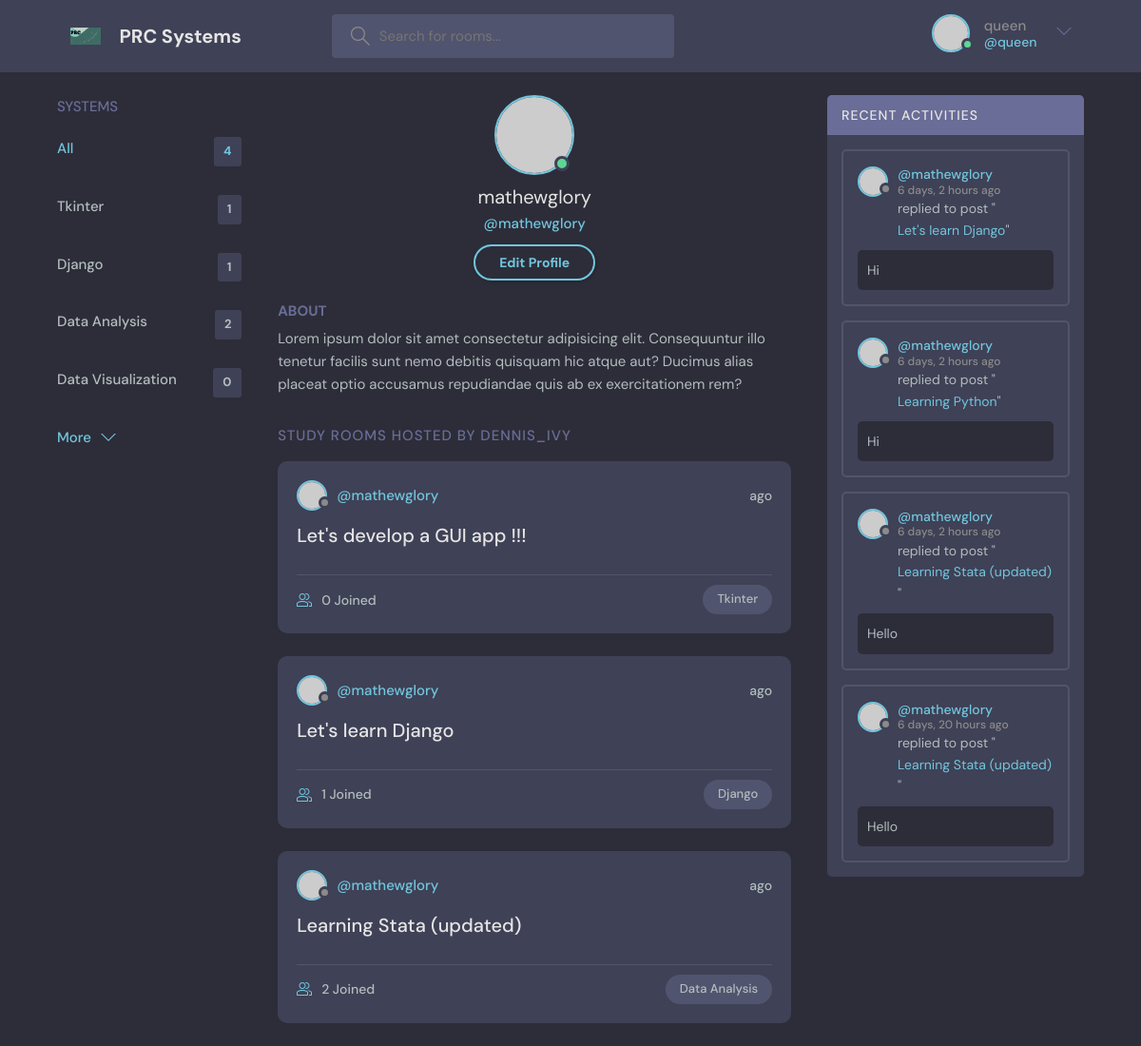
The page /profile/1/ (signed in) on the database its author committed.
### chatroom/models.py (models this page shows, shortened)
class Topic(models.Model):
    name=models.CharField(max_length=200)

class Room(models.Model):
    host=models.ForeignKey(User, on_delete=models.SET_NULL, null =True)
    topic=models.ForeignKey(Topic, on_delete=models.SET_NULL, null =True)
    name = models.CharField(max_length=200)
    description = models.TextField(null=True, blank=True)
    participants = models.ManyToManyField(User, related_name='participants', blank = True)
    update = models.DateField(auto_now=True)
    created = models.DateTimeField(auto_now_add=True)
    class Meta:
        ordering = ['-update', '-created']
    def __str__(self):
        return self.name

class Message(models.Model):
    user = models.ForeignKey(User, on_delete=models.CASCADE)
    room =  models.ForeignKey(Room, on_delete=models.CASCADE)
    body = models.TextField()
    update = models.DateField(auto_now=True)
    created = models.DateTimeField(auto_now_add=True)
    def __str__(self):
        return self.body[0:50]
    class Meta:
        ordering = ['-update', '-created']

### chatroom/views.py (the view)
# urls.py: path('profile/<str:pk>/', views.userProfile, name= "user-profile"),
def userProfile(request, pk):
    user = User.objects.get(id=pk)
    rooms = user.room_set.all()         # all rooms the user is in
    room_messages = user.message_set.all()    # all messages the user is in
    topics = Topic.objects.all()            # all topics the user is in
    context = {'user':user, 'rooms':rooms, 'room_messages':room_messages, 'topics':topics}
    return render(request, 'chatroom/profile.html', context)

### chatroom/templates/chatroom/profile.html
{% extends 'main.html' %}
{% block content %}
<main class="profile-page layout layout--3">
    <div class="container">
      {% include 'chatroom/topics_component.html' %}
      <div class="roomList">
        <div class="profile">
          <div class="profile__avatar">
            <div class="avatar avatar--large active">
              <img src="https://randomuser.me/api/portraits/men/11.jpg" />
            </div>
          </div>
          <div class="profile__info">
            <h3>{{user.username}}</h3>
            <p>@{{user.username}}</p>
            <a href="edit-user.html" class="btn btn--main btn--pill">Edit Profile</a>
          </div>
          <div class="profile__about">
            <h3>About</h3>
            <p>
              Lorem ipsum dolor sit amet consectetur adipisicing elit. Consequuntur illo tenetur
              facilis sunt nemo debitis quisquam hic atque aut? Ducimus alias placeat optio
              accusamus repudiandae quis ab ex exercitationem rem?
            </p>
          </div>
        </div>
        <div class="roomList__header">
          <div>
            <h2>Study Rooms Hosted by dennis_ivy</a>
            </h2>
          </div>
        </div>
        {% include 'chatroom/feed_component.html' %}
      </div>
      {% include 'chatroom/activity_component.html' %}
    </div>
  </main>
  {% endblock content %}

### templates/navbar.html (shortened to what this page needs)
{% load static %}
<header class="header header--loggedIn">
    <div class="container">
      <a href="{% url 'home' %}" class="header__logo">
        <img src="{% static 'images/prc.svg' %}" />
        <h1>PRC Systems</h1>
      </a>
      <form class="header__search" method="GET" action="{% url 'home' %}" ">
        <label>
          <input name="q" placeholder="Search for rooms..." />
        </label>
      </form>
      <nav class="header__menu">
        {% if request.user.is_authenticated %}
        <div class="header__user">
          <a href="profile.html">
            <div class="avatar avatar--medium active">
              <img src="https://randomuser.me/api/portraits/men/37.jpg" />
            </div>
            <p>{{request.user.username}} <span>@{{request.user.username}}</span></p>
          </a>
          <button class="dropdown-button">
            <svg version="1.1" xmlns="http://www.w3.org/2000/svg" width="32" height="32" viewBox="0 0 32 32">
              <title>chevron-down</title>
              <path d="M16 21l-13-13h-3l16 16 16-16h-3l-13 13z"></path>
            </svg>
          </button>
        </div>
        {% else %}
        <a href="{% url 'loginpage' %}">
          <img src="{% static 'images/avatar.svg' %}" />
          <p>Login</p>
        </a>
        {% endif %}
      </nav>
    </div>
  </header>

### chatroom/templates/chatroom/topics_component.html
<div class="topics">
  <div class="topics__header">
    <h2>Systems</h2>
  </div>
  <ul class="topics__list">
    <li>
      <a href="{% url 'home' %}" class="active">All <span>{{topics.count}}</span></a>
    </li>
    {% for topic in topics %}
    <li>
      <a href="{% url 'home' %}?q={{topic.name}}">{{topic.name}}<span> {{topic.room_set.all.count}} </span></a>
    {% endfor %}
    </li>
  </ul>
  <a class="btn btn--link" href="topics.html">
    More
    <svg
      version="1.1"
      xmlns="http://www.w3.org/2000/svg"
      width="32"
      height="32"
      viewBox="0 0 32 32"
    >
      <title>chevron-down</title>
      <path d="M16 21l-13-13h-3l16 16 16-16h-3l-13 13z"></path>
    </svg>
  </a>
</div>

### chatroom/templates/chatroom/feed_component.html (shortened to what this page needs)
{% for room in rooms %}
<div class="roomListRoom">
  <div class="roomListRoom__header">
    <a href="{% url 'user-profile' room.host.id %}" class="roomListRoom__author">
      <div class="avatar avatar--small">
        <img src="https://randomuser.me/api/portraits/women/11.jpg" />
      </div>
      <span>@{{room.host.username}}</span>
    </a>
    <div class="roomListRoom__actions">
      <span>{{roon.created|timesince}} ago</span>
    </div>
  </div>
  <div class="roomListRoom__content">
    <a href="{% url 'room' room.id %}">{{room.name}}</a>
  </div>
  <div class="roomListRoom__meta">
    <a href="{% url 'room' room.id %}" class="roomListRoom__joined">
      {{room.participants.all.count}} Joined
    </a>
    <p class="roomListRoom__topic">{{room.topic.name}}</p>
  </div>
</div>
{% endfor %}

### chatroom/templates/chatroom/activity_component.html (shortened to what this page needs)
<div class="activities">
  <div class="activities__header">
    <h2>Recent Activities</h2>
  </div>
  {% for message in room_messages %}
  <div class="activities__box">
    <div class="activities__boxHeader roomListRoom__header">
      <a href="{% url 'user-profile' message.user.id  %}" class="roomListRoom__author">
        <div class="avatar avatar--small">
          <img src="https://randomuser.me/api/portraits/women/11.jpg" />
        </div>
        <p>
          @{{message.user}}
          <span>{{message.created|timesince}} ago</span>
        </p>
      </a>
    </div>
    <div class="activities__boxContent">
      <p>
        replied to post "<a href="{% url 'room' message.room.id %}">{{message.room}}</a>"
      </p>
      <div class="activities__boxRoomContent">
        {{message}}
      </div>
    </div>
  </div>
  {% endfor %}
</div>

### rows shown on the page
Topic: name "Tkinter", room_set.all.count "1"
Topic: name "Django", room_set.all.count "1"
Topic: name "Data Analysis", room_set.all.count "2"
Topic: name "Data Visualization", room_set.all.count "0"
Room: host.username "mathewglory", name "Let's develop a GUI app !!!", participants.all.count "0", topic.name "Tkinter"
Room: host.username "mathewglory", name "Let's learn Django", participants.all.count "1", topic.name "Django"
Room: host.username "mathewglory", name "Learning Stata (updated)", participants.all.count "2", topic.name "Data Analysis"
Message: user "mathewglory", created "6 days, 2 hours", room "Let's learn Django", body "Hi"
Message: user "mathewglory", created "6 days, 2 hours", room "Learning Python", body "Hi"
Message: user "mathewglory", created "6 days, 2 hours", room "Learning Stata (updated)", body "Hello"
Message: user "mathewglory", created "6 days, 20 hours", room "Learning Stata (updated)", body "Hello"

### other values the page prints
{{ request.user.username }} "queen"
{{ topics.count }} "4"
{{ user.username }} "mathewglory"
